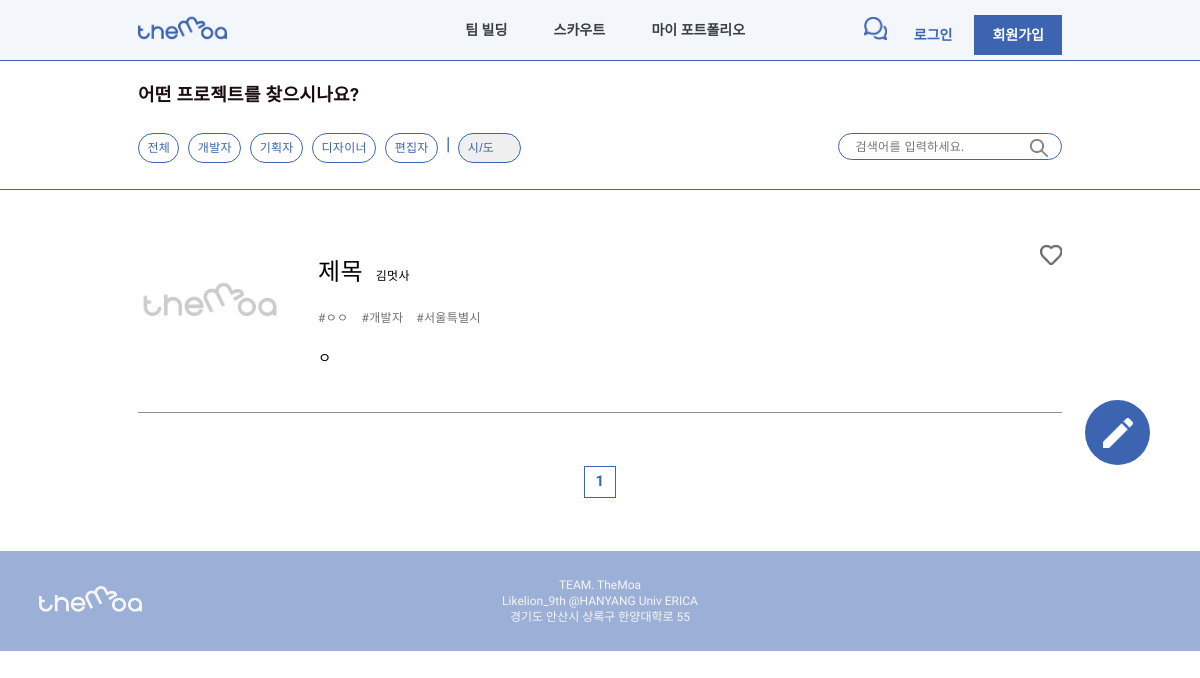
/recruit/, run on an earlier commit of the app's database.
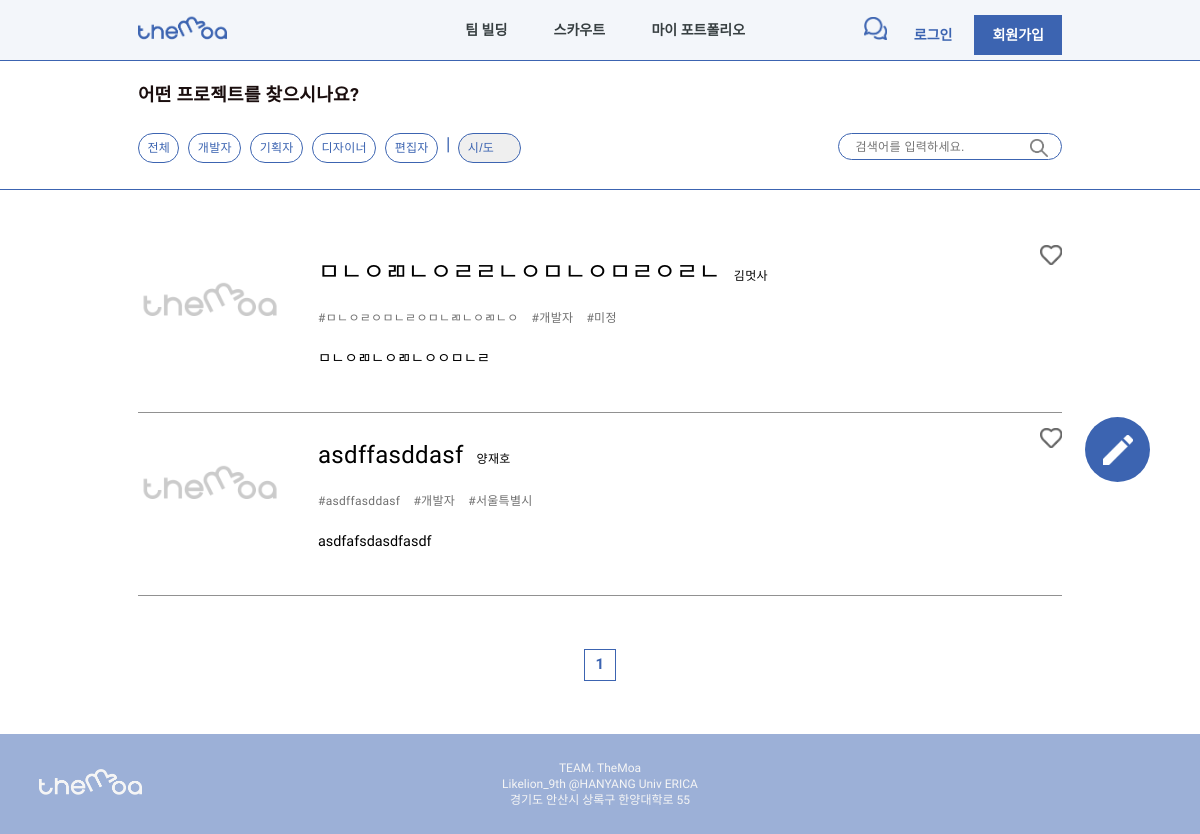
And on a later commit of the database.
### team_build/models.py (models this page shows)
class Recruit(models.Model):
    writer = models.CharField(default='', max_length=200)
    writer_username = models.CharField(default='', max_length=200)
    title = models.CharField(default='', max_length=300) # 프로젝트 한줄 설명으로 들어갈 것
    team_name = models.CharField(default='', max_length=200)
    service = models.CharField(default='', max_length=200)
    team_members = models.CharField(
        default='1',
        blank=True,
        null=False,
        max_length=200,
        choices=TEAM_MEMBERS_CHOICES
        )
    service_level = models.CharField(
        default='0',
        null=False,
        blank=True,
        max_length=200,
        choices=LEVEL_CHOICES
        )
    founding_date = models.DateField(default=timezone.now, null=False, blank=True)
    locate = models.CharField(default='', null=False, blank=True, max_length=2, choices=LOCATE_CHOICES)
    image = models.ImageField(
        default='image/team_build/none/img_default.png',
        upload_to="image/team_build/",
        blank=True,
        null=False
        )
    role = MultiSelectField(default='', choices=ROLE_CHOICES, max_choices=4, max_length=100)
    detail = models.TextField(blank=True, null=True)

### team_build/views.py (the view, shortened to what this page needs)
# urls.py: path('', RecruitListView.as_view(), name='team_build'),
class RecruitListView(ListView):
    model = Recruit
    paginate_by = LIST_RANGE
    template_name = 'team_build/team_build.html'
    context_object_name = 'recruit_list'
    def get_queryset(self):
        search_word = self.request.GET.get('q','')
        recruit_list = Recruit.objects.all()
        recruit_list = recruit_list.order_by('-id')
        return recruit_list
    def get_context_data(self, **kwargs):
        context = super().get_context_data(**kwargs)
        paginator = context['paginator']
        page_num_range = PAGE_RANGE
        max_index = len(paginator.page_range)
        page = self.request.GET.get('page')
        current_page = int(page) if page else 1
        start_index = int((current_page - 1) / page_num_range) * page_num_range
        end_index = start_index + page_num_range
        if end_index >= max_index:
            end_index = max_index
        page_range = paginator.page_range[start_index:end_index]
        context['page_range'] = page_range
        if self.request.user.id:
            context['current_user'] = User.objects.get(pk=self.request.user.id)
        else:
            context['current_user'] = None
        return context

### templates/team_build/team_build.html (shortened to what this page needs)
{% extends '../base.html' %}
        {% load static %}
        {% block extrahead %}
        <link rel="stylesheet" href="../../static/css/base.css">
        <link rel="stylesheet" href="../../static/css/team_build/team_build.css">
        {% endblock %}
    {% block content %}
    <div>
        <a class="create-img" href="{% if user.is_authenticated %} {% url 'team_build:create_recruit' %} {% else %} {% url 'users:login' %} {% endif %}">
            <div style="background-image: url('../../static/img/team_build/create_recruit_icon.png');"></div>
        </a>
        <div class="search-box">
            <div class="search-container">
                <p>어떤 프로젝트를 찾으시나요?</p>
                <div class="search-wrapper">
                    <a href="{% url 'team_build:team_build' %}">전체</a>
                    <a href="{% url 'team_build:recruit_role_search' 'Developer' %}">개발자</a>
                    <a href="{% url 'team_build:recruit_role_search' 'Planner' %}">기획자</a>
                    <a href="{% url 'team_build:recruit_role_search' 'Designer' %}">디자이너</a>
                    <a href="{% url 'team_build:recruit_role_search' 'Editor' %}" style="margin-right: 0;">편집자</a>
                    <div class="stick">|</div>
                    <select name="" id="" onchange="location.href='/recruit/'+this.value">
                        <option value="">시/도</option>
                    </select>
                    <form action="" method="get">
                        <input type="text" name="q" placeholder="검색어를 입력하세요.">
                        <button type="submit"></button>
                    </form>
                </div>
            </div>
        </div>
        <div class="list-container">
            {% block posts %}
                {% for post in recruit_list %}
                    <div class="recruit-post">
                        <a class="recruit-img" href="{% url 'team_build:detail_recruit' post.id %}">
                            <div
                            style="background-image: url('../../media/{{post.image}}');"
                            ></div>
                        </a>
                        <a class="recruit-content" href="{% url 'team_build:detail_recruit' post.id %}">
                            <div>
                                <p class="recruit-title">{{post.title}}</p>
                                <p class="recruit-writer">{{post.writer}}</p>
                            </div>
                            <p class="recruit-hashtag">
                                #{{post.service}}&nbsp&nbsp&nbsp
                                #{% for role in post.get_role_display %}{{role}}{% endfor %}&nbsp&nbsp&nbsp
                                #{{post.get_locate_display}}
                            </p>
                            <p class="recruit-detail">{{post.detail}}</p>
                        </a>
                        <a class="recruit-like" href="{% if user.is_authenticated %} {% url 'team_build:recruit_like' post.id %} {% else %} {% url 'users:login' %} {% endif %}">
                            <div style="background-image: url('../../static/img/like_icon.png');"></div>
                        </a>
                    </div>
                {% endfor %}
            {% endblock %}
            <div class="page-container">
                <div class="page-wrapper">
                    {% for page in page_range %}
                        <a class="page-box" href="?page={{page}}">{{page}}</a>
                    {% endfor %}
                </div>
            </div>
        </div>
    </div>
    {% endblock %}

### templates/base.html (shortened to what this page needs)
<!DOCTYPE html>
<html lang="en">
<head>
    {% load static %}
    <link rel="stylesheet" href="../../../static/css/base.css">
    {% block extrahead %}
    {% endblock %}
</head>
<body>
    <header>
        <nav class="nav-container">
            <ul class="nav-wrapper">
                <li class="logo">
                    <a href="{% url 'main:main' %}">
                        <div class="logo-img" style="background-image: url('../../../static/img/logo.png');"></div>
                    </a>
                </li>
                <li class="url-container">
                    <a href="{% url 'team_build:team_build' %}">팀 빌딩</a>
                    <a href="{% url 'scout:user' %}">스카우트</a>
                    <a href="{% if user.is_authenticated %} {% url 'mypf:profile' user.id %} {% else %} {% url 'users:login' %} {% endif %}">마이 포트폴리오</a>
                </li>
                <li class="{% if user.is_authenticated %} user-container {% endif %}">
                    <a href="{% if user.is_authenticated %} {% if user.is_authenticated %} {% url 'chat:index' %} {% else %} {% url 'users:login' %} {% endif %} {% else %} {% url 'users:login' %} {% endif %}">
                        {% if user.is_anonymous %}
                        <div class="chat-img anonymous"></div>
                        {% else %}
                        <div class="chat-img"></div>
                        {% endif %}
                    </a>
                    {% if user.is_authenticated %}
                    <div class="profile-img"></div>
                    <a class="user-name"href="{% url 'mypage:mypage' user.id %}">{{user.name}}</a>
                    <a class="logout" href="{% url 'users:logout' %}">로그아웃</a>
                    {% else %}
                    <a class="btn login" href="{% url 'users:login' %}">로그인</a>
                    <a class="btn signup" href="{% url 'users:signup' %}">회원가입</a>
                    {% endif %}
                </li>
            </ul>
        </nav>
    </header>
    {% block content %}
    {% endblock %}
    <footer>
        <div>
            <div class="footer-img" style="background-image: url('../../../static/img/footer_logo.png');"></div>
        </div>
        <div>
            <p>TEAM. TheMoa <br>
                Likelion_9th @HANYANG Univ ERICA <br>
                경기도 안산시 상록구 한양대학로 55</p>
        </div>
    </footer>
</body>
</html>

### static/css/base.css (style rules this page uses)
body, html { margin: 0; padding : 0; font-family: 'Mulish', sans-serif; }
a { text-decoration: none; }
.nav-container { display: flex; align-items: center; justify-content: center; background-color: #F3F6FA; width: 100%; height: 60px; }
.logo { float: left; }
.logo-img { width: 116px; height: 32px; background-repeat: no-repeat; background-size: contain; }
.nav-wrapper { display: flex; align-items: center; justify-content: space-between; width: 77vw; height: 42px; padding: 0; margin: 0; list-style-type: none; }
.url-container { display: flex; justify-content: space-between; width: 280px; margin: 0 0 0 10%; }
.url-container > a { overflow: hidden; text-overflow: ellipsis; display: -webkit-box; -webkit-line-clamp: 1; -webkit-box-orient: vertical; word-wrap: break-word; color: #373F41; font-weight: 600; font-size: 14px; line-height: 18px; }
.chat-img { width: 23px; height: 23px; margin-right: 20px; background-image: url('../img/nav_chat.png'); background-repeat: no-repeat; background-size: cover; }
.anonymous { display: inline-block; margin-right: 5px; }
.btn { width: 89px; height: 42px; padding: 12px 18px; font-weight: bold; font-size: 14px; line-height: 18px; }
.login { color: #3C64B1; }
.signup { color: #FFFFFF; background: #3C64B1; }
footer { display: flex; align-items: center; width: 100%; height: 100px; background: #9CB0D7; }
footer > div { display: flex; align-items: center; justify-content: center; float: left; height: 100%; text-align: center; }
footer > div:first-child { width: 15%; }
footer > div:nth-child(2) { width: 70%; font-size: 12px; line-height: 16px; color: #F5F5F5; }
.footer-img { margin: auto; width: 103px; height: 29px; background-size: contain; background-repeat: no-repeat; }

What changed in the data, as far as the page shows it:
added Recruit: image (placeholder picture), title "ㅁㄴㅇㄻㄴㅇㄹㄹㄴㅇㅁㄴㅇㅁㄹㅇㄹㄴ", writer "김멋사", service "ㅁㄴㅇㄹㅇㅁㄴㄹㅇㅁㄴㄻㄴㅇㄻㄴㅇ", get_role_display "개" "발" "자", locate "미정", detail "ㅁㄴㅇㄻㄴㅇㄻㄴㅇㅇㅁㄴㄹ"
changed Recruit "서울특별시": title "제목" → "asdffasddasf"; writer "김멋사" → "양재호"; service "ㅇㅇ" → "asdffasddasf"; detail "ㅇ" → "asdfafsdasdfasdf"
